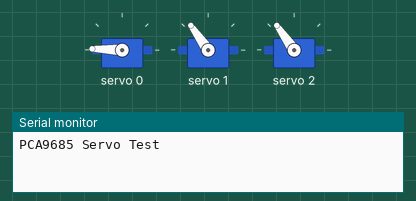
Recording of a sketch running on a simulated Arduino Uno, built with avr-gcc and run on an emulated ATmega328P. Shown: 3 × servo, the last lines printed to the serial monitor.

Above: at 3.05 s.
At 3.2 s:
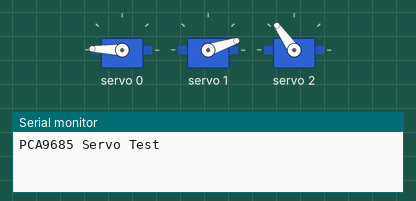
At 3.45 s:
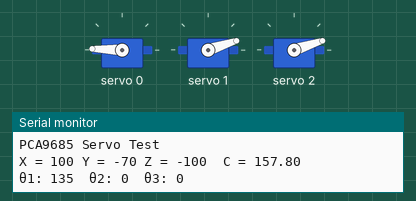
At 3.65 s:
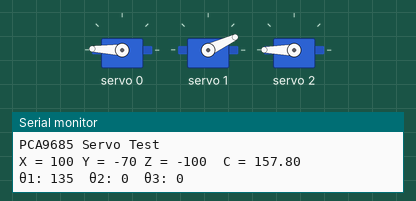
At 3.85 s:
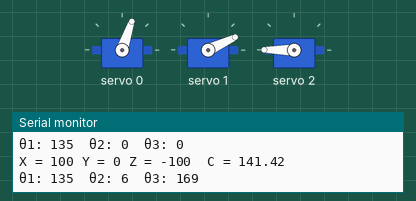
At 4.6 s:
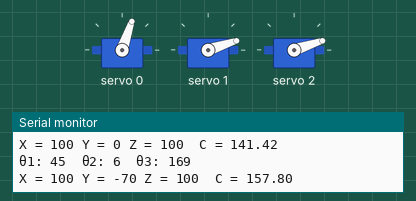
Timing chart, 0 to 6.7 s (numbered marks = the images above):
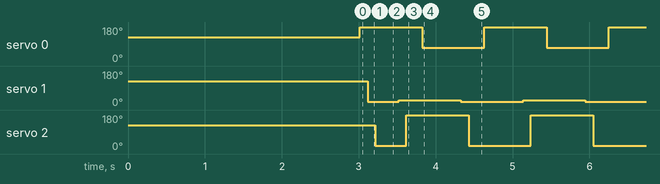

Measured:
- by itself, servo 0: alternates 178° for 0.81 s and 71° for 0.81 s
- by itself, servo 1: repeats every 1.6 s: 25° 0.81 s, 18° 0.81 s
- by itself, servo 2: repeats every 1.6 s: 180° 0.81 s, 18° 0.81 s

The sketch:

Hexapod.ino
```cpp
#include <Wire.h>
#include <Adafruit_PWMServoDriver.h>

// Create PCA9685 object
Adafruit_PWMServoDriver pwm = Adafruit_PWMServoDriver();

#define SERVO_MIN  150 // Pulse length for 0 degrees
#define SERVO_MAX  600 // Pulse length for 180 degrees

const float link_1 = 60; // Length of first link in cm
const float link_2 = 82; // Length of second link in cm


int x = 0;  // x axis value
int y = 0;  // y axis value
int z = 0;  // z axis value
double c = 0; // Hypotenuse
double L = 0; // distance from x-z origin


double theta1_rad, theta2_rad, theta3_rad;  // theta 1 & 2 & 3 in radians set as doubles for more accuracy

int  theta1_deg, theta2_deg, theta3_deg;  // theta 1 & 2 & 3 in degrees

int theta1, theta2, theta3; // theta 1 & 2 & 3 which will be in PMW


// IK function declaration and implementation
void IK(int x,int y, int z) {

  // calculating theta 1
  theta1_rad = atan2(x, z);

  // calculating the distance from x-z origin
  L = sqrt(x * x + z * z);

  //calculation for hypotenuse
  c = sqrt(L * L + y * y);

  // calculations for theta 2 and theta 3
  theta2_rad = acos( ( pow(link_1, 2) + pow(c, 2) - pow(link_2, 2) ) / (2 * link_1 * c) ) + atan2(y, L);

  theta3_rad = acos( ( pow(link_1, 2) + pow(link_2, 2) - pow(c, 2) ) / (2 * link_1 * link_2) );

  // Converting theta 1 & 2 to degrees from rads
  theta1_deg = theta1_rad * (180/M_PI);

  theta2_deg = theta2_rad * (180/M_PI);

  theta3_deg = theta3_rad * (180/M_PI);

}


float stepcycle[4][3] = {
  {100, -70, -100},
  {100, 0, -100},
  {100, 0, 100},
  {100, -70, 100}
};


void setup() {
  // start the Serial port
  Serial.begin(9600);
  Serial.println("PCA9685 Servo Test"); // Print text

  // Start the pwm function
  pwm.begin();
  pwm.setPWMFreq(50);  // Standard servo frequency: 50 Hz
  delay(10); // 10ms delay


  pwm.setPWM(0, 0, 375);
  delay(1000);
  pwm.setPWM(1, 0, 375);
  delay(1000);
  pwm.setPWM(2, 0, 375);
  delay(1000);
}

void loop() {


  for ( int i = 0; i < 4; i++) {

    x = stepcycle[i][0];
    y = stepcycle[i][1];
    z = stepcycle[i][2];

    IK(x, y, z); // call the function IK

    // map theta 1 & 2 & 3 from degrees to pwm
    theta1 = map(theta1_deg, 0, 180, 150, 600);
    theta2 = map(theta2_deg, 0, 180, 150, 600);
    theta3 = map(theta3_deg, 0, 180, 150, 600);

    pwm.setPWM(0, 0, theta1);
    delay(100);
    pwm.setPWM(1, 0, theta2);
    delay(100);
    pwm.setPWM(2, 0, theta3);
    delay(100);


    Serial.print("X = ");
    Serial.print(x);
    Serial.print(" Y = ");
    Serial.print(y);
    Serial.print(" Z = ");
    Serial.print(z);
    delay(100);
    // print theta 1 & 2 and Hypotenuse
    Serial.print("  C = ");
    Serial.println(c);
    Serial.print("θ1: ");
    Serial.print(theta1_deg);
    Serial.print("  θ2: ");
    Serial.print(theta2_deg);
    Serial.print("  θ3: ");
    Serial.println(theta3_deg);

  }


}
```
